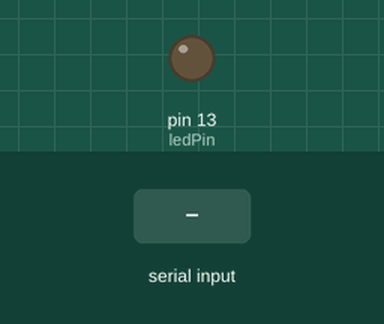
Recording of a sketch running on a simulated Arduino Uno, built with avr-gcc and run on an emulated ATmega328P. Parts: output pins drawn as LEDs (lit = HIGH). The inputs (shaded band) are chosen by the test bench.

Above: at 1.2 s.
1.3 s: "H" received over Serial
At 2.3 s:
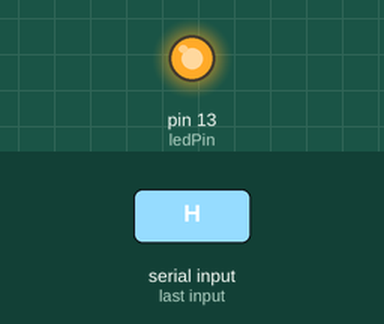
2.8 s: "1" received over Serial
At 3.4 s:
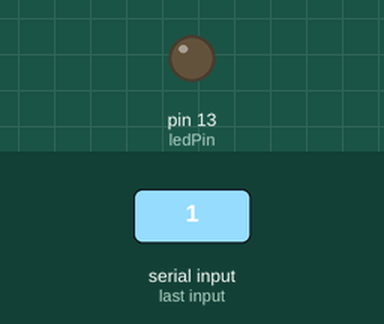
Timing chart, 0 to 5.8 s (numbered marks = the images above; inputs shaded):
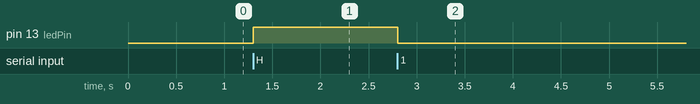

The sketch:

ledon.ino
```cpp
int ledPin = 13;
char val;

void setup(){
  Serial.begin(9600);
  while(!Serial){
    ;
  }

  pinMode(13,OUTPUT);
}


void loop(){
  if (Serial.available()) { // If data is available to read,
    val = Serial.read(); // read it and store it in val
  }
  // get incoming byte:
  if (val == 'H') { // If H was received
    digitalWrite(ledPin, HIGH); // turn the LED on
  }
  else {
    digitalWrite(ledPin, LOW); // Otherwise turn it OFF
  }
  delay(2); // Wait 100 milliseconds for next reading

}
```

Measured:
- after the input at 1.3 s, pin 13 (ledPin): LOW → HIGH at once
- after the input at 2.8 s, pin 13 (ledPin): HIGH → LOW at once
